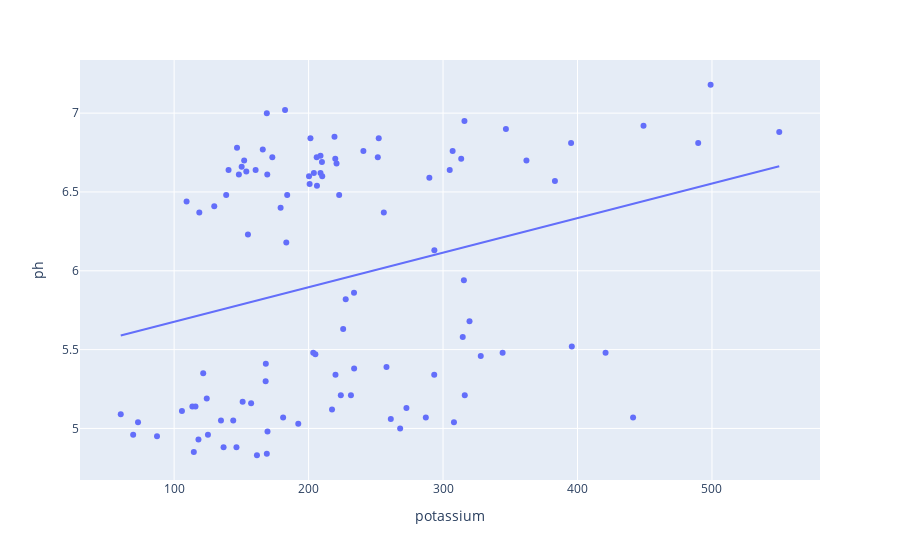

Here is the notebook cell this chart was saved with:
### Markdown cell above
## Visualize potassium and pH

Using Python's Plotly library, a scatter plot of how `potassium` changes with `ph` for the biosamples is created. Setting the `trendline` equal to `ols`, a linear regression is added.

### Code cell
# Look at potassium vs. ph
fig = px.scatter(df, x="potassium", y="ph", trendline = "ols")
fig.show()
